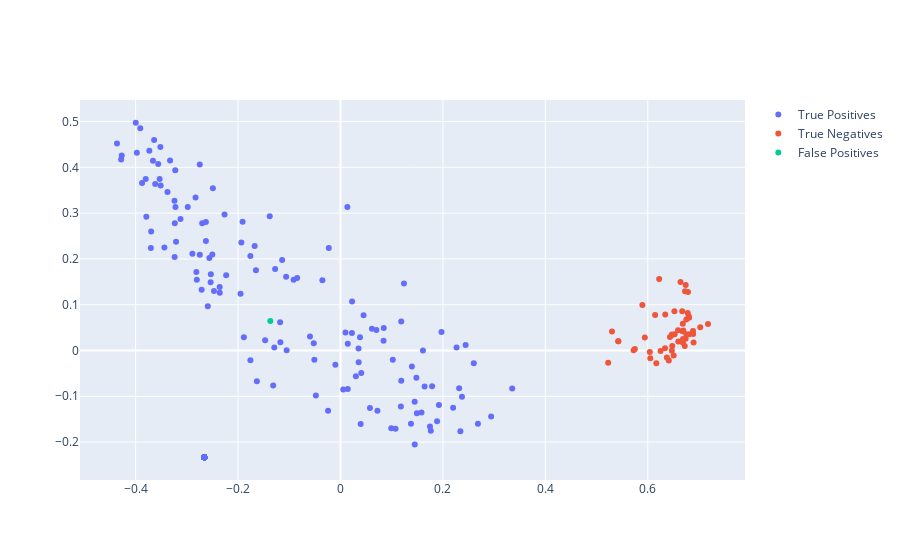

Source (notebook cell):
### Code cell
plot_features_siamese(data, feats, idxs, tns, tps, fns, fps)

### Figure 1 — Plotly figure (JSON) as saved in the notebook; plotly's stock layout.template omitted (floating-point values rounded to 4 significant figures; data arrays with more than 128 entries replaced by an {"elided": "..."} marker saying what was removed)
{"data": [{"mode": "markers", "name": "True Positives", "text": {"elided": "206 str values"}, "type": "scatter", "x": {"elided": "206 float values"}, "y": {"elided": "206 float values"}}, {"mode": "markers", "name": "True Negatives", "text": ["('jp2c1', 'jp2c0')", "('jp5c1', 'jp5c0')", "('jp5c2', 'jp5c0')", "('jp12c1', 'jp12c0')", "('jp21c1', 'jp21c0')", "('jp25c1', 'jp25c0')", "('jp28c1', 'jp28c0')", "('jp54c1', 'jp54c0')", "('jp55c1', 'jp55c0')", "('jp55c2', 'jp55c0')", "('jp55c3', 'jp55c0')", "('jp60c1', 'jp60c0')", "('jp64c2', 'jp64c0')", "('jp64c1', 'jp64c0')", "('jp64c3', 'jp64c0')", "('jp67c1', 'jp67c0')", "('jp74c1', 'jp74c0')", "('jp74c2', 'jp74c0')", "('jp76c1', 'jp76c0')", "('jp77c1', 'jp77c0')", "('jp80c1', 'jp80c0')", "('jp81c2', 'jp81c0')", "('jp81c1', 'jp81c0')", "('jp91c1', 'jp91c0')", "('jp91c3', 'jp91c0')", "('jp91c2', 'jp91c0')", "('jp100c1', 'jp100c0')", "('jp100c2', 'jp100c0')", "('jp107c1', 'jp107c0')", "('jp130c1', 'jp130c0')", "('jp135c2', 'jp135c0')", "('jp135c1', 'jp135c0')", "('jp135c3', 'jp135c0')", "('jp139c1', 'jp139c0')", "('jp139c2', 'jp139c0')", "('jp140c2', 'jp140c0')", "('jp140c1', 'jp140c0')", "('jp142c4', 'jp142c0')", "('jp142c3', 'jp142c0')", "('jp142c2', 'jp142c0')", "('jp142c1', 'jp142c0')", "('jp148c2', 'jp148c0')", "('jp148c1', 'jp148c0')", "('jp151c2', 'jp151c0')", "('jp151c1', 'jp151c0')", "('jp157c1', 'jp157c0')", "('jp157c3', 'jp157c0')", "('jp157c2', 'jp157c0')", "('jp165c1', 'jp165c0')", "('jp165c2', 'jp165c0')", "('jp166c1', 'jp166c0')"], "type": "scatter", "x": [0.6807, 0.5302, 0.6894, 0.5423, 0.6721, 0.6693, 0.6596, 0.678, 0.6478, 0.6739, 0.6336, 0.6469, 0.6411, 0.5226, 0.5723, 0.6753, 0.7024, 0.6684, 0.6049, 0.5894, 0.5747, 0.5942, 0.6677, 0.6639, 0.6799, 0.7176, 0.6672, 0.6686, 0.6591, 0.6143, 0.6807, 0.6785, 0.6505, 0.6471, 0.6167, 0.652, 0.6728, 0.6433, 0.6753, 0.604, 0.6222, 0.5426, 0.647, 0.6885, 0.6687, 0.6249, 0.6341, 0.6372, 0.6741, 0.6883, 0.6525], "y": [0.03526, 0.04157, 0.01734, 0.02012, 0.009795, 0.04377, 0.01988, 0.08197, 0.009945, 0.02552, 0.005111, -0.0003493, -0.02203, -0.02683, 0.0005834, 0.06759, 0.05093, 0.05836, -0.01677, 0.09946, 0.003405, 0.02822, 0.04197, 0.1496, 0.0749, 0.05769, 0.08571, 0.0171, 0.04448, 0.07751, 0.07125, 0.1279, -0.01102, 0.03469, -0.02804, 0.08572, 0.1292, 0.02961, 0.03542, -0.003419, 0.1559, 0.01996, 0.03364, 0.03608, 0.0251, -0.000949, 0.07878, -0.01526, 0.1429, 0.04254, 0.03548]}, {"mode": "markers", "name": "False Positives", "text": ["('jp79c1', 'jp79c0')"], "type": "scatter", "x": [-0.137], "y": [0.06449]}, {"mode": "markers", "name": "False Negatives", "text": [], "type": "scatter", "x": [], "y": []}], "layout": {"autosize": true, "xaxis": {"autorange": true, "range": [-0.5072, 0.7884], "type": "linear"}, "yaxis": {"autorange": true, "range": [-0.2866, 0.5508], "type": "linear"}}}
